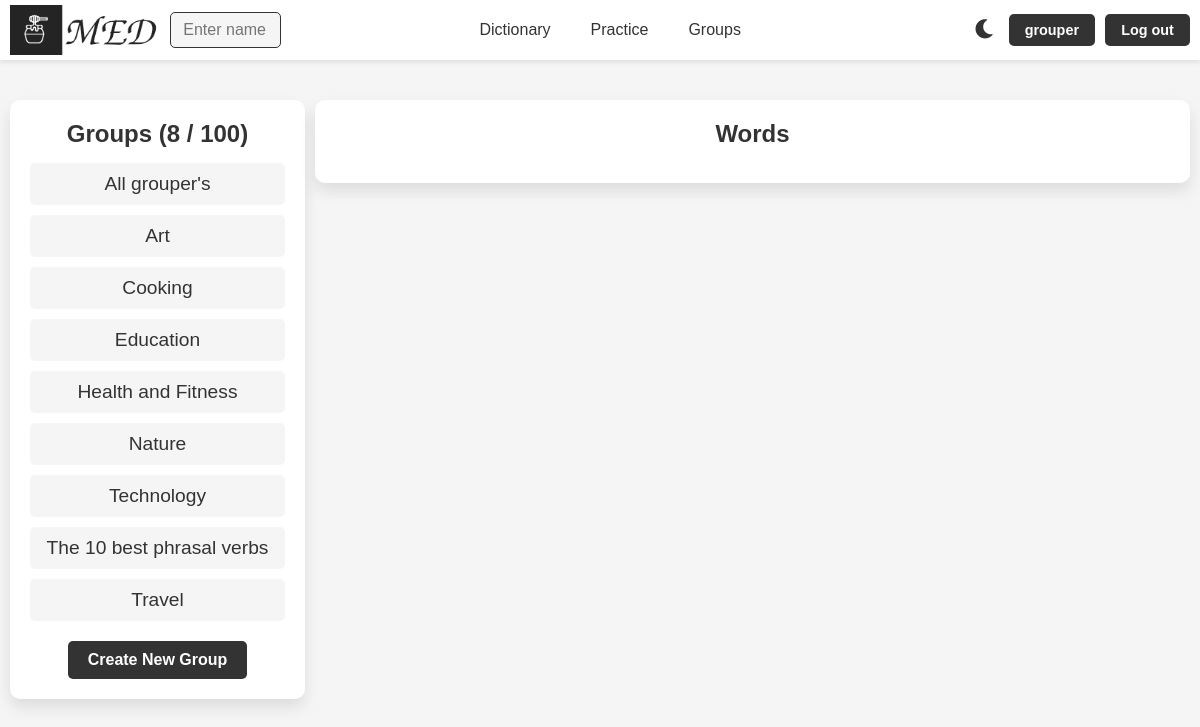
The page /groups/ (signed in) on the database as committed earlier.
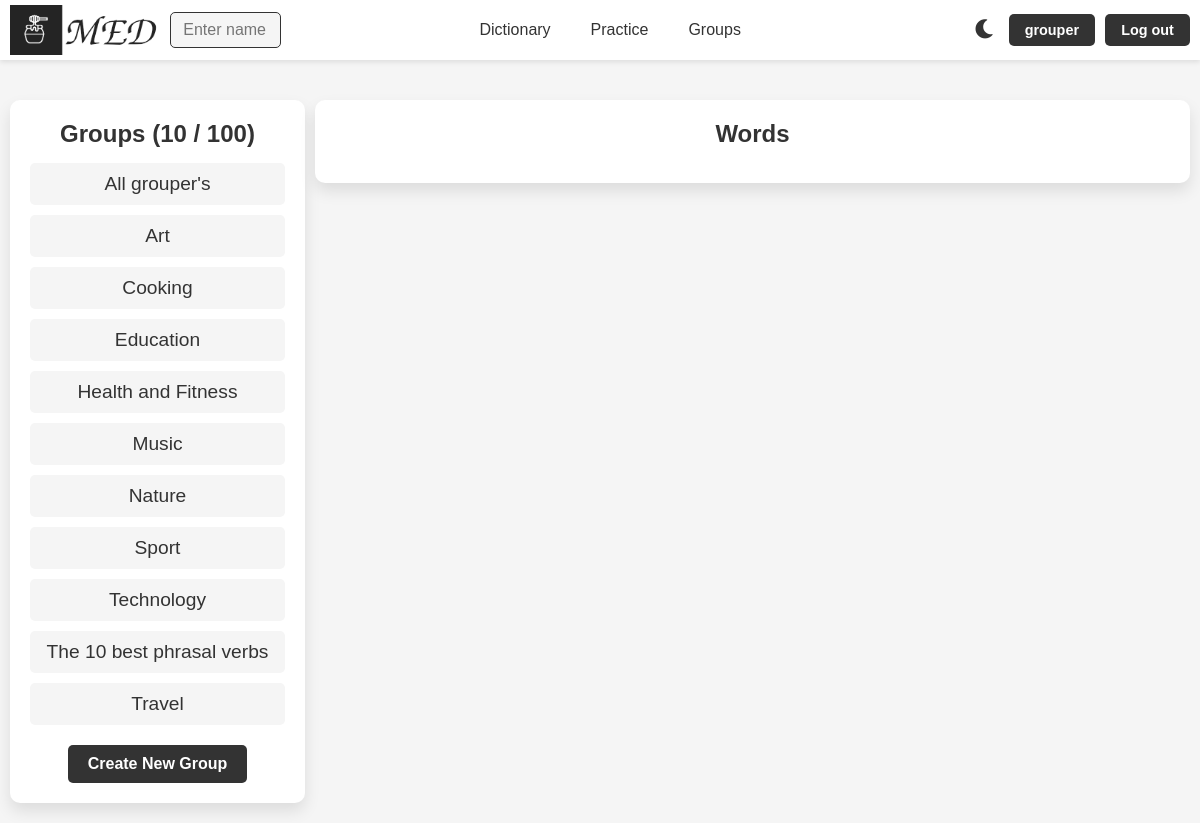
The same page on the database as committed later.
### med/models.py (models this page shows, shortened)
class WordGroup(models.Model):
    name = models.CharField(max_length=100)
    words = models.ManyToManyField(Word, blank=True)
    user = models.ForeignKey(User, on_delete=models.CASCADE)
    is_main = models.BooleanField(verbose_name='main', default=False)
    uses_users = models.ManyToManyField(User, blank=True, related_name='uses_of_group')
    class Meta:
        ordering = ['name']
        indexes = [
            models.Index(fields=['name'])
        ]

### med/views.py (the view)
# urls.py: path('groups/', views.GroupListView.as_view(), name='groups'),
class GroupListView(BaseGroupView):
    model = WordGroup
    def get_context_data(self, **kwargs):
        context = self.get_common_context(**kwargs)
        context['title'] = "Groups"
        context['title1'] = "Words"
        context['is_group'] = False
        return context

### med/views.py (called while the page is built)
    def get_common_context(self, **kwargs):
        context = super().get_context_data(**kwargs)
        context['groups'] = WordGroup.objects.filter(user=self.request.user).order_by('-is_main', 'name')
        context['used_groups'] = WordGroup.objects.filter(uses_users=self.request.user)
        context['len_groups'] = max(context['groups'].count() + context['used_groups'].count() - 1, 0)
        context['max_group_count'] = MAX_GROUP_COUNT if self.request.user.username != 'grouper' else 100
        return context

### med/templates/med/groups.html (shortened to what this page needs)
{% extends "base.html" %}
{% load static %}
{% block content %}
<div class="group-container">
    <div class="group-list">
        <h2>{{ title }} ({{ len_groups }} / {{ max_group_count }}) </h2>
        <div class="group-blocks">
            {% for group in groups %}
            {% if group.id == group_id %}
                <div class="group-block group-block-selected">
                    <p>{{ group.name }}</p>
                </div>
            {% else %}
                <a href="{% url 'group_words' group.id %}">
                    <div class="group-block">
                        <p>{{ group.name }}</p>
                    </div>
                </a>
            {% endif %}
            {% endfor %}
        </div>
        {% if len_groups < max_group_count %}
            <a href="{% url 'create_group' %}" class="buttons">Create New Group</a>
        {% endif %}
    </div>
    <div class="word-list-container">
        <h2>{{ title1 }}</h2>
    </div>
</div>
{% endblock %}

Rows that differ between the two databases and show on the page:
added WordGroup: name "Music"
added WordGroup: name "Sport"
Other text that changed with them:
{{ len_groups }}: "8" → "10"
